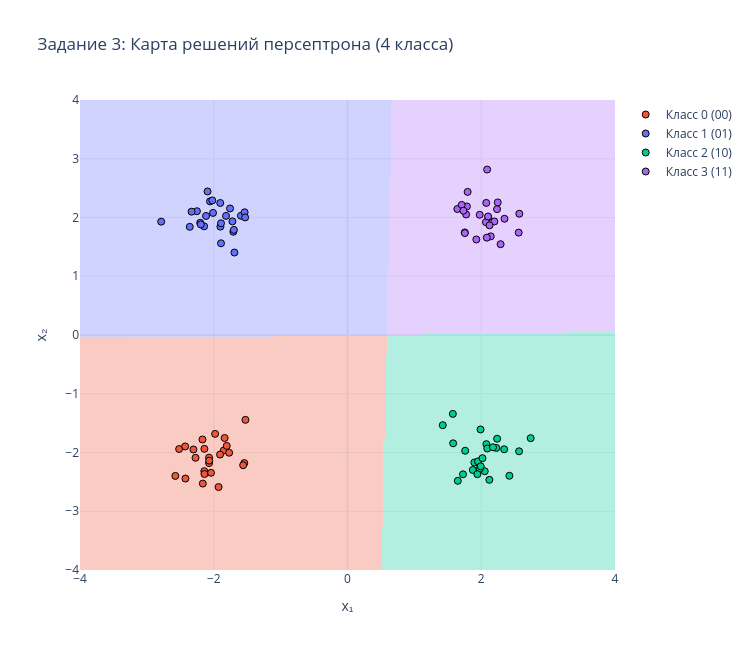

Notebook cell for this chart:
### Markdown cell above
### Карта решений персептрона

### Code cell
xx, yy = np.meshgrid(np.linspace(-4, 4, 300), np.linspace(-4, 4, 300))
grid_points = np.column_stack([xx.ravel(), yy.ravel()])
grid_predictions = perc4.predict_batch(grid_points).reshape(xx.shape)

fig_map = go.Figure()

fig_map.add_trace(go.Heatmap(
    x=np.linspace(-4, 4, 300),
    y=np.linspace(-4, 4, 300),
    z=grid_predictions,
    colorscale=[
        [0.0, '#EF553B'], [0.33, '#636EFA'],
        [0.66, '#00CC96'], [1.0, '#AB63FA']
    ],
    showscale=False,
    opacity=0.3
))

for cls in range(4):
    mask = t4 == cls
    fig_map.add_trace(go.Scatter(
        x=X4[mask, 0], y=X4[mask, 1],
        mode='markers',
        marker=dict(size=7, color=color_map[cls], line=dict(width=1, color='black')),
        name=class_labels[cls]
    ))

fig_map.update_layout(
    title='Задание 3: Карта решений персептрона (4 класса)',
    xaxis_title='x₁', yaxis_title='x₂',
    xaxis=dict(range=[-4, 4]),
    yaxis=dict(range=[-4, 4]),
    template='plotly_white',
    width=750, height=650
)
fig_map.write_html('outputs/task3_decision_map.html')
fig_map.show()

### Figure 1 — Plotly figure (JSON) as saved in the notebook; plotly's stock layout.template omitted (floating-point values rounded to 4 significant figures; data arrays with more than 128 entries replaced by an {"elided": "..."} marker saying what was removed)
{"data": [{"colorscale": [[0, "#EF553B"], [0.33, "#636EFA"], [0.66, "#00CC96"], [1, "#AB63FA"]], "opacity": 0.3, "showscale": false, "type": "heatmap", "x": {"elided": "300 float values"}, "y": {"elided": "300 float values"}, "z": {"elided": "300x300 int values"}}, {"marker": {"color": "#EF553B", "line": {"color": "black", "width": 1}, "size": 7}, "mode": "markers", "name": "Класс 0 (00)", "type": "scatter", "x": [-1.851, -2.041, -1.806, -1.543, -2.07, -2.07, -1.526, -1.77, -2.141, -1.837, -2.139, -2.14, -1.927, -2.574, -2.517, -2.169, -2.304, -1.906, -2.272, -2.424, -1.56, -2.068, -1.98, -2.427, -2.163], "y": [-1.967, -2.345, -1.887, -2.18, -2.088, -2.181, -1.444, -2.004, -2.317, -1.753, -2.366, -1.937, -2.588, -2.398, -1.941, -1.778, -1.949, -2.035, -2.09, -2.444, -2.216, -2.138, -1.683, -1.897, -2.529]}, {"marker": {"color": "#636EFA", "line": {"color": "black", "width": 1}, "size": 7}, "mode": "markers", "name": "Класс 1 (01)", "type": "scatter", "x": [-1.903, -2.116, -2.203, -1.816, -1.691, -1.721, -2.252, -2.093, -1.901, -1.707, -2.144, -2.056, -2.332, -2.359, -1.756, -1.593, -2.022, -1.699, -1.892, -2.194, -1.892, -1.539, -2.011, -1.531, -2.786], "y": [2.247, 2.026, 1.91, 2.028, 1.404, 1.934, 2.107, 2.443, 1.845, 1.757, 1.849, 2.275, 2.099, 1.841, 2.154, 2.029, 2.291, 1.789, 1.902, 1.882, 1.561, 2.089, 2.078, 2.002, 1.93]}, {"marker": {"color": "#00CC96", "line": {"color": "black", "width": 1}, "size": 7}, "mode": "markers", "name": "Класс 2 (10)", "type": "scatter", "x": [1.575, 1.874, 1.897, 1.759, 1.952, 2.121, 2.566, 2.052, 2.077, 1.978, 1.424, 1.992, 2.018, 2.739, 1.942, 2.09, 1.99, 1.649, 2.343, 2.226, 2.237, 1.727, 2.421, 1.579, 2.176], "y": [-1.343, -2.297, -2.17, -1.97, -2.151, -2.465, -1.979, -2.319, -1.858, -2.276, -1.535, -2.235, -2.097, -1.756, -2.369, -1.932, -1.608, -2.482, -1.945, -1.922, -1.765, -2.371, -2.396, -1.843, -1.911]}, {"marker": {"color": "#AB63FA", "line": {"color": "black", "width": 1}, "size": 7}, "mode": "markers", "name": "Класс 3 (11)", "type": "scatter", "x": [2.075, 2.104, 1.796, 2.07, 2.088, 1.786, 2.56, 2.142, 1.643, 2.197, 1.708, 2.236, 2.348, 1.754, 2.289, 2.124, 2.247, 2.569, 1.926, 1.774, 1.733, 1.755, 1.977, 2.102, 2.083], "y": [2.248, 2.004, 2.436, 1.921, 2.816, 2.188, 1.743, 1.679, 2.145, 1.933, 2.214, 2.142, 1.978, 1.746, 1.546, 1.866, 2.257, 2.064, 1.626, 2.052, 2.116, 1.735, 2.046, 2.017, 1.657]}], "layout": {"height": 650, "title": {"text": "Задание 3: Карта решений персептрона (4 класса)"}, "width": 750, "xaxis": {"range": [-4, 4], "title": {"text": "x₁"}}, "yaxis": {"range": [-4, 4], "title": {"text": "x₂"}}}}
